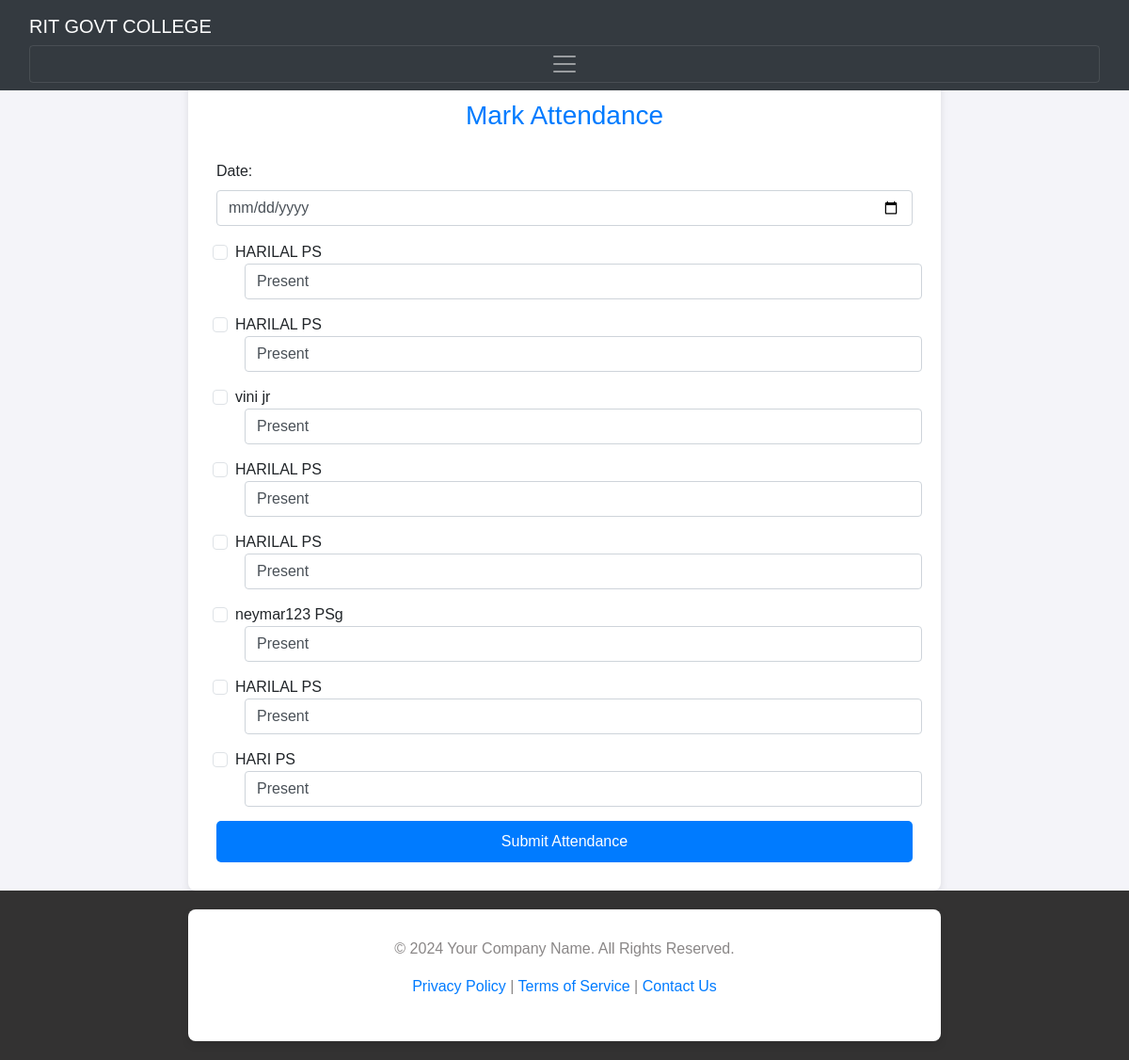
Page /mark_attendance/ (signed in) on the committed database.
### app1/models.py (models this page shows, shortened)
class studentdetails(models.Model):
    first_name=models.CharField(max_length=20)
    last_name=models.CharField(max_length=20)
    email=models.CharField(max_length=20)
    phone=models.CharField(max_length=20)
    dob=models.DateField(max_length=30)
    gender=models.CharField(max_length=30)
    course=models.CharField(max_length=30)
    address=models.CharField(max_length=30)
    image=models.ImageField(upload_to='student_user')
    password=models.CharField(max_length=20)

### app1/views.py (the view, shortened to what this page needs)
# urls.py: path('mark_attendance/', views.mark_attendance, name='mark_attendance'),
def mark_attendance(request):
    students = studentdetails.objects.all()
    return render(request, 'attendance.html', {'students': students})

### templates/attendance.html (shortened to what this page needs)
{% extends 'base.html' %}
{% block content %}
{% load static %}
<link rel="stylesheet" href="https://maxcdn.bootstrapcdn.com/bootstrap/4.5.2/css/bootstrap.min.css">
<body>
    <div class="container">
        <form method="POST" action="{% url 'mark_attendance' %}">
            <h2>Mark Attendance</h2>
            <div class="form-group">
                <label for="date">Date:</label>
                <input type="date" name="date" class="form-control" required>
            </div>
            {% for student in students %}
            <div class="form-check checkbox-group">
                <label class="form-check-label">
                    <input type="checkbox" name="students" value="{{ student.id }}" class="form-check-input">
                    {{ student.first_name }} {{ student.last_name }}
                </label>
                <select name="status_{{ student.id }}" class="form-control select-status">
                    <option value="present">Present</option>
                </select>
            </div>
            {% endfor %}
            <button type="submit">Submit Attendance</button>
        </form>
    </div>
</body>
{% endblock %}

### templates/base.html (style rules this page uses)
html, body { height: 100%; margin: 0; padding: 0; display: flex; flex-direction: column; }

### templates/attendance.html (style rules this page uses)
body { font-family: 'Arial', sans-serif; background-color: #f4f4f9; margin-top: 20px; }
.container { max-width: 800px; margin: 0 auto; background-color: #ffffff; border-radius: 8px; padding: 30px; box-shadow: 0 4px 8px rgba(0, 0, 0, 0.1); }
h2 { text-align: center; margin-bottom: 30px; font-size: 28px; color: #007bff; }
label { font-size: 16px; margin-right: 10px; }
.checkbox-group { margin-bottom: 15px; }
.select-status { margin-left: 10px; }
button { background-color: #007bff; color: white; border-radius: 5px; padding: 10px 20px; border: none; font-size: 16px; cursor: pointer; width: 100%; transition: background-color 0.3s ease; }
.form-check { margin-bottom: 15px; }

### rows in the picture
studentdetails: first_name "HARILAL", last_name "PS", id "Present"
studentdetails: first_name "HARILAL", last_name "PS", id "Present"
studentdetails: first_name "vini", last_name "jr", id "Present"
studentdetails: first_name "HARILAL", last_name "PS", id "Present"
studentdetails: first_name "HARILAL", last_name "PS", id "Present"
studentdetails: first_name "neymar123", last_name "PSg", id "Present"
studentdetails: first_name "HARILAL", last_name "PS", id "Present"
studentdetails: first_name "HARI", last_name "PS", id "Present"
